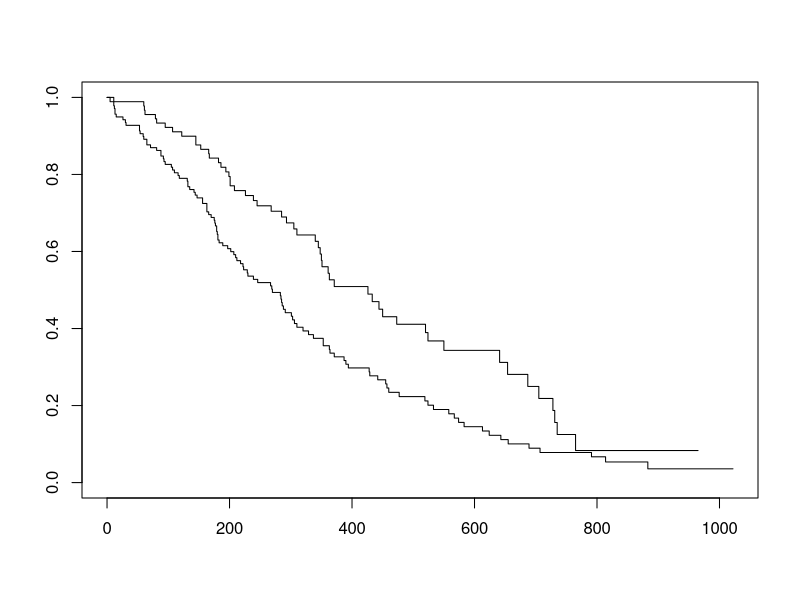
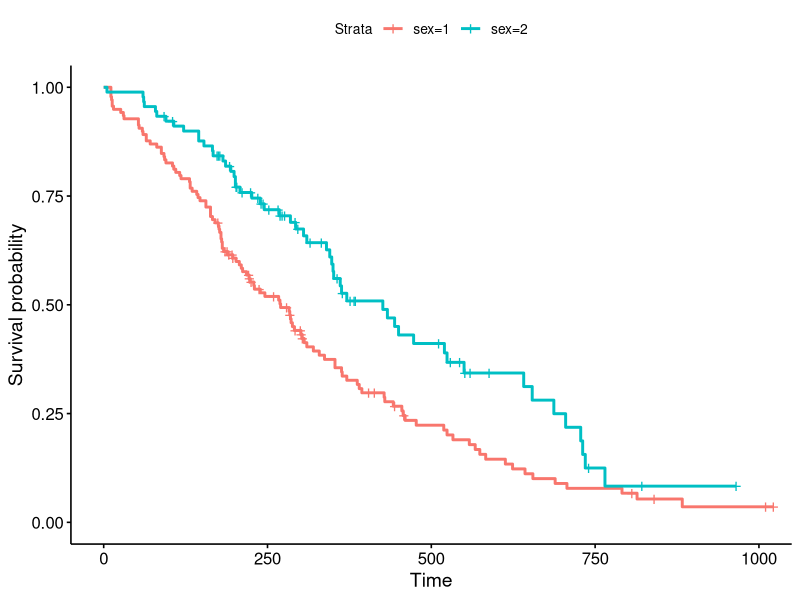
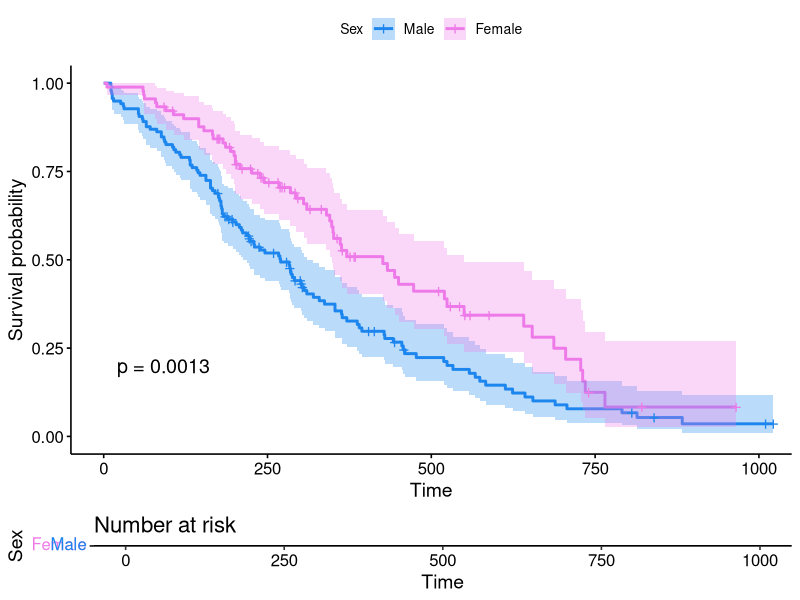

These figures' R source, in order: (Note: this script raises an error after producing the figures.)
## ---- chunk 1
library(knitr)
opts_chunk$set(message=FALSE, warning=FALSE, eval=TRUE, echo=TRUE, cache=FALSE, results="hide")
# options(digits=3)
options(max.print=200)
.ex <- 1 # Track ex numbers w/ hidden var. Increment each ex: `r .ex``r .ex=.ex+1`
## ---- chunk 2
library(tidyverse)
library(survival)
library(survminer)
## ---- chunk 3
s <- Surv(lung$time, lung$status)
class(s)
s
head(lung)
## ---- chunk 4
survfit(s~1)
survfit(Surv(time, status)~1, data=lung)
sfit <- survfit(Surv(time, status)~1, data=lung)
sfit
## ---- chunk 5
summary(sfit)
## ---- chunk 6
sfit <- survfit(Surv(time, status)~sex, data=lung)
sfit
summary(sfit)
## ---- chunk 7
# ?summary.survfit
range(lung$time)
seq(0, 1100, 100)
## ---- chunk 8
summary(sfit, times=seq(0, 1000, 100))
## ---- chunk 9
sfit <- survfit(Surv(time, status)~sex, data=lung)
plot(sfit)
## ---- chunk 10
library(survminer)
ggsurvplot(sfit)
## ---- chunk 11
ggsurvplot(sfit, conf.int=TRUE, pval=TRUE, risk.table=TRUE, 
           legend.labs=c("Male", "Female"), legend.title="Sex",  
           palette=c("dodgerblue2", "orchid2"), 
           main="Kaplan-Meier Curve for Lung Cancer Survival", 
           risk.table.height=.15)
## ---- chunk 12
colondeath <- filter(colon, etype==1)
head(colondeath)
## ---- chunk 13
sfit <- survfit(Surv(time, status)~sex, data=colondeath)
sfit$call <- NULL
summary(sfit, times=seq(0, 2000, 500))
## ---- chunk 14
sfit <- survfit(Surv(time, status)~sex, data=colondeath)
ggsurvplot(sfit, conf.int=TRUE, pval=TRUE)
## ---- chunk 15
survfit(Surv(time, status)~differ, data=colondeath) %>% 
  ggsurvplot(pval=TRUE, main="Survival by tumor differentiation")
survfit(Surv(time, status)~node4, data=colondeath) %>% 
  ggsurvplot(conf.int=TRUE, pval=TRUE, main="Survival by involvement in >=4 lymph nodes")
## ---- chunk 16
ggsurvplot(survfit(Surv(time, status)~nodes, data=colondeath))
## ---- chunk 17
fit <- coxph(Surv(time, status)~sex, data=lung)
fit
## ---- chunk 18
summary(fit)
survdiff(Surv(time, status)~sex, data=lung)
## ---- chunk 19
fit <- coxph(Surv(time, status)~sex+age+ph.ecog+ph.karno+pat.karno+meal.cal+wt.loss, data=lung)
fit
## ---- chunk 20
tribble(
  ~rx, ~Lev, ~`Lev+5FU`,
  "Obs", 0, 0,
  "Lev", 1, 0,
  "Lev+5FU", 0, 1
) %>% knitr::kable(caption="With _k_ levels of a categorical factor variable, you get _k-1_ dummy variables created, each 0/1, indicating that the sample is a particular non-reference category. Having value 0 for all dummy variables indicates that the sample is baseline.")
## ---- chunk 21
fit <- coxph(Surv(time, status)~rx, data=colondeath)
fit$call <- NULL
fit
## ---- chunk 22
ggsurvplot(survfit(Surv(time, status)~rx, data=colondeath), pval=TRUE, conf.int=TRUE)
## ---- chunk 23
fit <- coxph(Surv(time, status)~rx+age+sex+nodes, data=colondeath)
fit$call <- NULL
fit
## ---- chunk 24
coxph(Surv(time, status)~age, data=lung)
## ---- chunk 25
cut(lung$age, breaks=c(0, 62, Inf))
cut(lung$age, breaks=c(0, 62, Inf), labels=c("young", "old"))
lung$agecat <- cut(lung$age, breaks=c(0, 62, Inf), labels=c("young", "old"))
head(lung)
## ---- chunk 26
ggsurvplot(survfit(Surv(time, status)~agecat, data=lung), pval=TRUE)
## ---- chunk 27
lung$agecat <- cut(lung$age, breaks=c(0, 70, Inf), labels=c("young", "old"))
ggsurvplot(survfit(Surv(time, status)~agecat, data=lung), pval=TRUE)
## ---- chunk 28
rm(colondeath, lung, fit, s, sfit)
